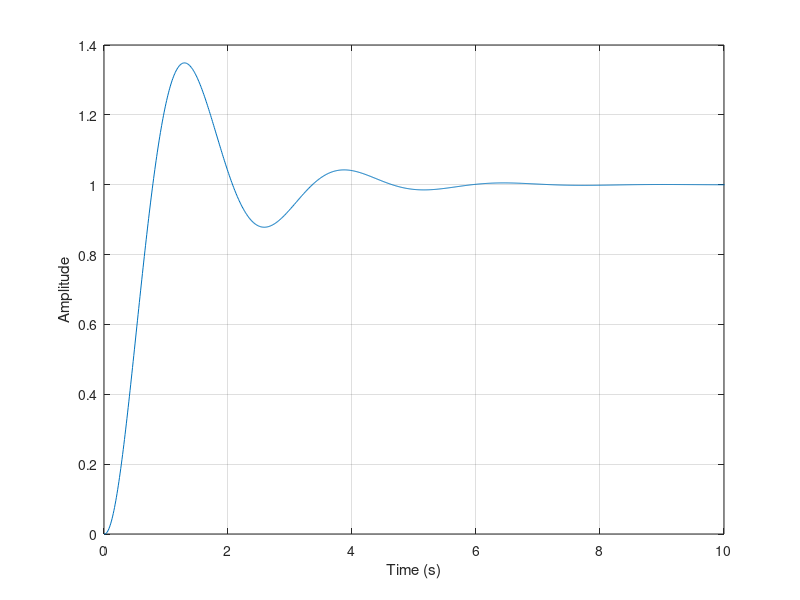
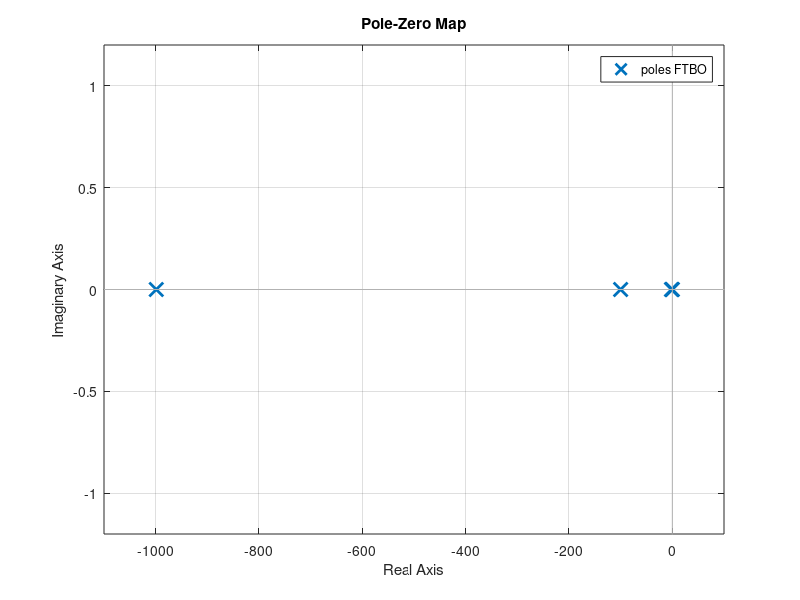
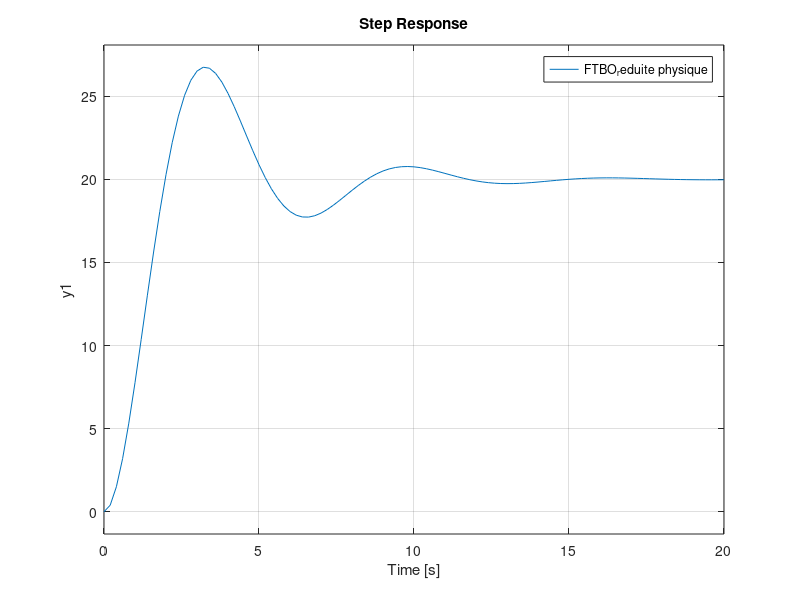
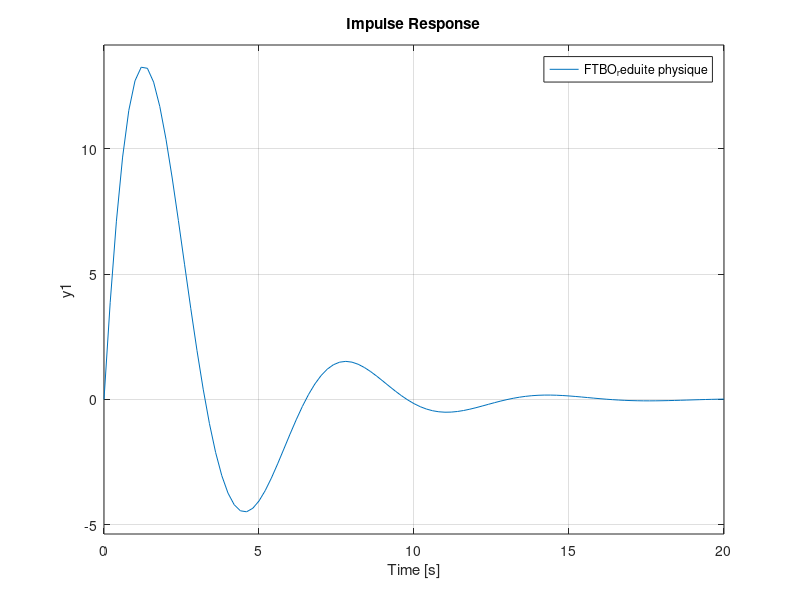

Here is the MATLAB script that generated these plots, in order:
%%  S5 - APP3 - PROBLEMATIQUE - PROBLEMATIQUE.M
%   Auteur:     Giuseppe Lomonaco
%   CIP:        LOMG2301
%   Auteur:     Jean Dodie Ombeni
%   CIP:        OMBJ2301
%   Auteur:     Anthony Royer
%   CIP:        ROYA2019

%   Date de creation:                       30-Septembre-2023
%   Date de derniere modification:          03-Octobre-2023

%   DESCRIPTION:    fichier de calculs de la problématique

close all
clear
clc

%% DONNEES DU PROBLEME
disp(" Paramètre        Valeur         Unité          Description ");
disp(" ---------------------------------------------------------- ");
Kp =            0.318;          % V/rad
K =             100;            % gain ampli 
tau =           0.01;           % Cste de temps ampli en seconde
Ki =            0.5;            % Cste de couple du moteur en N-m/A
Kb =            0.5;            % Cste de force contreélectromotrice (fcém) du moteur en V/rad/s
Ra =            8;              % résistance armature du moteur en Ohm
La =            0.008;          % inductance armature du moteur en H
Jm =            0.02;           % inertie armature en N-m s2/rad
Bm =            0.01;           % frottement visqueux armature en N.m/rad/s
N =             0.1;            % facteur de réduction 
JL =            1;              % inertie charge en N.m s2/rad
BL =            1;              % frottement visqueux charge en N-m/rad/s

fprintf("    Kp             %.3f         V/rad           \n", Kp)
fprintf("    K              %.0f                          gain ampli \n", K)
fprintf("   tau             %.2f             s        Cste de temps ampli \n", tau)
fprintf("    Ki             %.1f          N-m/A       Cste de couple du moteur \n", Ki) 
fprintf("    Kb             %.1f          V/rad/s   Cste de force contreélectromotrice (fcém) du moteur \n", Kb) 
fprintf("    Ra             %.0f              Ohm     résistance armature du moteur \n", Ra) 
fprintf("    La             %.3f             H      inductance armature du moteur \n", La)
fprintf("    Jm             %.2f          N-m s2/rad       inertie armature \n", Jm) 
fprintf("    Bm             %.2f          N.m/rad/s     frottement visqueux armature \n", Bm) 
fprintf("    N              %.1f                           facteur de réduction \n", N)
fprintf("    JL             %.0f             N.m s2/rad         inertie charge \n", JL) 
fprintf("    BL             %.0f             N-m/rad/s       frottement visqueux charge \n", BL)

%% Construction du modele ABCD
JmN2Jl = Jm + (N.^2)*JL;
BmN2Bl = Bm + (N.^2)*BL;

A1 = [0 1 0 0;
     0 (-BmN2Bl/JmN2Jl) (N*Ki/JmN2Jl) 0;
     0 (-Kb/(N*La)) (-Ra/La) (1/La);
     0 0 0 (-1/tau)];
B1 = [0 0 0 (K/tau)]';
C1 = [1 0 0 0];
D1 = [0];


%FTBF et FTBO numerique
[NUM1,DEN1] = ss2tf(A1,B1,C1,D1);
FTBO = tf(NUM1,DEN1)
FTBF = Kp*feedback(FTBO, Kp) % Kp gain de potentiometre donc lentre et le feedback est touche


numa = [K];
dena = [tau 1];
numb = [N*Ki];
denb = [(JmN2Jl*La) (Ra*JmN2Jl + La*BmN2Bl) (BmN2Bl*Ra + Ki*Kb) 0];

tfa = tf(numa,dena);
tfb = tf(numb/2.4e-06,denb/2.4e-06);
FTBO_a_bras = tfa*tfb
[NumBO,DenBO] = tfdata(FTBO_a_bras, 'v');
FTBF_a_bras = tf(Kp*NUM1,(DEN1 + Kp*NUM1))


t = [0:0.01:50]';
stepp = ones(size(t));

% Affichage
figure('Name','Simulation de lerreur avec une entree echelon')
plot(t, lsim(FTBF, stepp, t))
xlabel('Time (s)')
ylabel('Amplitude')
xlim([0 10])
grid on


%f) 2 - Reduction numerique:
figure('Name','PZmap FTBO')
pzmap(FTBO)
[R, P, Kq] = residue(NumBO,DenBO)
poids = abs(R)./real(P)
[B,A] = residue(R(3:4),P(3:4),Kq); %a modifier selon les poids
tfss = tf(B,A);

% On ne se sert pas de cela car FTBO est instable
% K1 = dcgain(FTBO);
% K2 = dcgain(tfss);
% KK = K2/K1;
% Kn = 1/KK;
% TF = tfss*Kn;

TF = tfss
FTBF_Red_num = Kp*feedback(tfss,Kp)

% Rduction physique

num_red_phy = [N*Ki*K];
den_red_phy = [Ra*JmN2Jl Ra*BmN2Bl Kb*Ki]
FTBO_red_phy = tf(num_red_phy,den_red_phy)
FTBF_red_phy = Kp*feedback(FTBO_red_phy,Kp)

% Affichage

figure('Name','Réponse à un échelon en BO')
hold on
subplot(3,1,1)
step(FTBO)
legend('FTBO')
grid on
subplot(3,1,2)
step(TF)
legend('FTBO_reduite num')
grid on
subplot(3,1,3)
step(FTBO_red_phy)
legend('FTBO_reduite physique')
grid on
hold off

figure('Name','Réponse Impulsionnelle en BO')
hold on
subplot(3,1,1)
impulse(FTBO)
legend('FTBO')
grid on
subplot(3,1,2)
impulse(TF)
legend('FTBO_reduite num')
grid on
subplot(3,1,3)
impulse(FTBO_red_phy)
legend('FTBO_reduite physique')
grid on

% En BF
figure('Name','Réponse à un échelon en BF')
hold on
subplot(3,1,1)
step(FTBF)
legend('FTBF')
grid on
subplot(3,1,2)
step(FTBF_Red_num)
legend('FTBF_reduite num')
grid on
subplot(3,1,3)
step(FTBF_red_phy)
legend('FTBF_reduite physique')
grid on
hold off

figure('Name','Réponse Impulsionnelle en BF')
hold on
subplot(3,1,1)
impulse(FTBF)
legend('FTBF')
grid on
subplot(3,1,2)
impulse(FTBF_Red_num)
legend('FTBF_reduite num')
grid on
subplot(3,1,3)
impulse(FTBF_red_phy)
legend('FTBF_reduite physique')
grid on

%% partie identification
load donnees_moteur_2016

dt = t(2:end) - t(1:end-1);
%Force d'Entree
X1 = tension;

%Premiere derivee
X2 = diff(vitesse)./dt;
X = [X1(1:end-1) X2];

%Vecteur de sortie
Y = vitesse(1:end-1);

%Matrice de correlation
R = X'*X;
P = X'*Y;

%Coefficients
A = inv(R)*P

Bm = (0.0649/A(1)) - 0.031
Jm = -A(2)*(Bm + 0.031)


